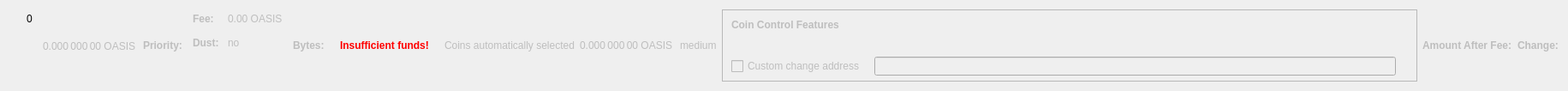
    <widget class="QWidget" name="dummyHideWidget" native="true">
     <property name="maximumSize">
      <size>
       <width>100</width>
       <height>22</height>
      </size>
     </property>
     <layout class="QHBoxLayout" name="dummyHideLayout">
      <item>
       <layout class="QFormLayout" name="formLayoutCoinControl1">
        <property name="horizontalSpacing">
         <number>10</number>
        </property>
        <property name="verticalSpacing">
         <number>14</number>
        </property>
        <property name="leftMargin">
         <number>10</number>
        </property>
        <property name="topMargin">
         <number>4</number>
        </property>
        <property name="rightMargin">
         <number>6</number>
        </property>
        <item row="0" column="1">
         <widget class="QLabel" name="labelCoinControlBytes">
          <property name="cursor">
           <cursorShape>IBeamCursor</cursorShape>
          </property>
          <property name="contextMenuPolicy">
           <enum>Qt::ActionsContextMenu</enum>
          </property>
          <property name="text">
           <string notr="true">0</string>
          </property>
          <property name="textInteractionFlags">
           <set>Qt::LinksAccessibleByMouse|Qt::TextSelectableByKeyboard|Qt::TextSelectableByMouse</set>
          </property>
         </widget>
        </item>
       </layout>
      </item>
      <item>
       <widget class="QLabel" name="labelCoinControlAfterFee">
        <property name="enabled">
         <bool>false</bool>
        </property>
        <property name="sizePolicy">
         <sizepolicy hsizetype="Fixed" vsizetype="Fixed">
          <horstretch>0</horstretch>
          <verstretch>0</verstretch>
         </sizepolicy>
        </property>
        <property name="minimumSize">
         <size>
          <width>111</width>
          <height>12</height>
         </size>
        </property>
        <property name="maximumSize">
         <size>
          <width>111</width>
          <height>12</height>
         </size>
        </property>
        <property name="cursor">
         <cursorShape>IBeamCursor</cursorShape>
        </property>
        <property name="contextMenuPolicy">
         <enum>Qt::ActionsContextMenu</enum>
        </property>
        <property name="text">
         <string notr="true">0.000 000 00 OASIS</string>
        </property>
        <property name="textInteractionFlags">
         <set>Qt::LinksAccessibleByMouse|Qt::TextSelectableByKeyboard|Qt::TextSelectableByMouse</set>
        </property>
       </widget>
      </item>
      <item>
       <widget class="QLabel" name="labelCoinControlPriorityText">
        <property name="enabled">
         <bool>false</bool>
        </property>
        <property name="font">
         <font>
          <weight>75</weight>
          <bold>true</bold>
         </font>
        </property>
        <property name="text">
         <string>Priority:</string>
        </property>
       </widget>
      </item>
      <item>
       <layout class="QHBoxLayout" name="horizontalLayout"/>
      </item>
      <item>
       <layout class="QFormLayout" name="formLayoutCoinControl3">
        <property name="horizontalSpacing">
         <number>10</number>
        </property>
        <property name="verticalSpacing">
         <number>14</number>
        </property>
        <property name="leftMargin">
         <number>6</number>
        </property>
        <property name="topMargin">
         <number>4</number>
        </property>
        <property name="rightMargin">
         <number>6</number>
        </property>
        <item row="0" column="0">
         <widget class="QLabel" name="labelCoinControlFeeText">
          <property name="enabled">
           <bool>false</bool>
          </property>
          <property name="font">
           <font>
            <weight>75</weight>
            <bold>true</bold>
           </font>
          </property>
          <property name="text">
           <string>Fee:</string>
          </property>
          <property name="margin">
           <number>0</number>
          </property>
         </widget>
        </item>
        <item row="0" column="1">
         <widget class="QLabel" name="labelCoinControlFee">
          <property name="enabled">
           <bool>false</bool>
          </property>
          <property name="cursor">
           <cursorShape>IBeamCursor</cursorShape>
          </property>
          <property name="contextMenuPolicy">
           <enum>Qt::ActionsContextMenu</enum>
          </property>
          <property name="text">
           <string notr="true">0.00 OASIS</string>
          </property>
          <property name="textInteractionFlags">
           <set>Qt::LinksAccessibleByMouse|Qt::TextSelectableByKeyboard|Qt::TextSelectableByMouse</set>
          </property>
         </widget>
        </item>
        <item row="1" column="0">
         <widget class="QLabel" name="labelCoinControlLowOutputText">
          <property name="enabled">
           <bool>false</bool>
          </property>
          <property name="font">
           <font>
            <weight>75</weight>
            <bold>true</bold>
           </font>
          </property>
          <property name="text">
           <string>Dust:</string>
          </property>
         </widget>
        </item>
        <item row="1" column="1">
         <widget class="QLabel" name="labelCoinControlLowOutput">
          <property name="enabled">
           <bool>false</bool>
          </property>
          <property name="cursor">
           <cursorShape>IBeamCursor</cursorShape>
          </property>
          <property name="contextMenuPolicy">
           <enum>Qt::ActionsContextMenu</enum>
          </property>
          <property name="text">
           <string>no</string>
          </property>
          <property name="textInteractionFlags">
           <set>Qt::LinksAccessibleByMouse|Qt::TextSelectableByKeyboard|Qt::TextSelectableByMouse</set>
          </property>
         </widget>
        </item>
       </layout>
      </item>
      <item>
       <widget class="QLabel" name="labelCoinControlBytesText">
        <property name="enabled">
         <bool>false</bool>
        </property>
        <property name="font">
         <font>
          <weight>75</weight>
          <bold>true</bold>
         </font>
        </property>
        <property name="text">
         <string>Bytes:</string>
        </property>
       </widget>
      </item>
      <item>
       <layout class="QFormLayout" name="formLayoutCoinControl2">
        <property name="horizontalSpacing">
         <number>10</number>
        </property>
        <property name="verticalSpacing">
         <number>14</number>
        </property>
        <property name="leftMargin">
         <number>6</number>
        </property>
        <property name="topMargin">
         <number>4</number>
        </property>
        <property name="rightMargin">
         <number>6</number>
        </property>
       </layout>
      </item>
      <item>
       <layout class="QHBoxLayout" name="horizontalLayoutCoinControl2">
        <property name="spacing">
         <number>8</number>
        </property>
        <property name="bottomMargin">
         <number>10</number>
        </property>
       </layout>
      </item>
      <item>
       <widget class="QLabel" name="labelCoinControlInsuffFunds">
        <property name="enabled">
         <bool>false</bool>
        </property>
        <property name="minimumSize">
         <size>
          <width>0</width>
          <height>0</height>
         </size>
        </property>
        <property name="font">
         <font>
          <weight>75</weight>
          <bold>true</bold>
         </font>
        </property>
        <property name="styleSheet">
         <string notr="true">color:red;font-weight:bold;</string>
        </property>
        <property name="text">
         <string>Insufficient funds!</string>
        </property>
        <property name="margin">
         <number>5</number>
        </property>
       </widget>
      </item>
      <item>
       <layout class="QFormLayout" name="formLayoutCoinControl4">
        <property name="horizontalSpacing">
         <number>10</number>
        </property>
        <property name="verticalSpacing">
         <number>14</number>
        </property>
        <property name="leftMargin">
         <number>6</number>
        </property>
        <property name="topMargin">
         <number>4</number>
        </property>
        <property name="rightMargin">
         <number>6</number>
        </property>
       </layout>
      </item>
      <item>
       <widget class="QLabel" name="labelCoinControlAutomaticallySelected">
        <property name="enabled">
         <bool>false</bool>
        </property>
        <property name="sizePolicy">
         <sizepolicy hsizetype="Fixed" vsizetype="Fixed">
          <horstretch>0</horstretch>
          <verstretch>0</verstretch>
         </sizepolicy>
        </property>
        <property name="minimumSize">
         <size>
          <width>0</width>
          <height>0</height>
         </size>
        </property>
        <property name="maximumSize">
         <size>
          <width>240</width>
          <height>16777215</height>
         </size>
        </property>
        <property name="text">
         <string>Coins automatically selected</string>
        </property>
        <property name="margin">
         <number>5</number>
        </property>
       </widget>
      </item>
      <item>
       <widget class="QLabel" name="labelCoinControlChange">
        <property name="enabled">
         <bool>false</bool>
        </property>
        <property name="sizePolicy">
         <sizepolicy hsizetype="Fixed" vsizetype="Fixed">
          <horstretch>0</horstretch>
          <verstretch>0</verstretch>
         </sizepolicy>
        </property>
        <property name="minimumSize">
         <size>
          <width>111</width>
          <height>0</height>
         </size>
        </property>
        <property name="maximumSize">
         <size>
          <width>111</width>
          <height>16777215</height>
         </size>
        </property>
        <property name="cursor">
         <cursorShape>IBeamCursor</cursorShape>
        </property>
        <property name="contextMenuPolicy">
         <enum>Qt::ActionsContextMenu</enum>
        </property>
        <property name="text">
         <string notr="true">0.000 000 00 OASIS</string>
        </property>
        <property name="textInteractionFlags">
         <set>Qt::LinksAccessibleByMouse|Qt::TextSelectableByKeyboard|Qt::TextSelectableByMouse</set>
        </property>
       </widget>
      </item>
      <item>
       <widget class="QLabel" name="labelCoinControlPriority">
        <property name="enabled">
         <bool>false</bool>
        </property>
        <property name="cursor">
         <cursorShape>IBeamCursor</cursorShape>
        </property>
        <property name="contextMenuPolicy">
         <enum>Qt::ActionsContextMenu</enum>
        </property>
        <property name="text">
         <string>medium</string>
        </property>
        <property name="textInteractionFlags">
         <set>Qt::LinksAccessibleByMouse|Qt::TextSelectableByKeyboard|Qt::TextSelectableByMouse</set>
        </property>
       </widget>
      </item>
      <item>
       <widget class="QFrame" name="frameCoinControl">
        <property name="sizePolicy">
         <sizepolicy hsizetype="Expanding" vsizetype="Expanding">
          <horstretch>0</horstretch>
          <verstretch>0</verstretch>
         </sizepolicy>
        </property>
        <property name="maximumSize">
         <size>
          <width>16777215</width>
          <height>16777215</height>
         </size>
        </property>
        <property name="frameShape">
         <enum>QFrame::StyledPanel</enum>
        </property>
        <property name="frameShadow">
         <enum>QFrame::Sunken</enum>
        </property>
        <layout class="QVBoxLayout" name="verticalLayoutCoinControl2_2">
         <property name="spacing">
          <number>0</number>
         </property>
         <property name="leftMargin">
          <number>0</number>
         </property>
         <property name="topMargin">
          <number>0</number>
         </property>
         <property name="rightMargin">
          <number>0</number>
         </property>
         <property name="bottomMargin">
          <number>6</number>
         </property>
         <item>
          <layout class="QVBoxLayout" name="verticalLayoutCoinControl" stretch="0,0,0,1">
           <property name="spacing">
            <number>0</number>
           </property>
           <property name="leftMargin">
            <number>10</number>
           </property>
           <property name="topMargin">
            <number>10</number>
           </property>
           <item>
            <layout class="QHBoxLayout" name="horizontalLayoutCoinControl1">
             <property name="bottomMargin">
              <number>15</number>
             </property>
             <item>
              <widget class="QLabel" name="labelCoinControlFeatures">
               <property name="enabled">
                <bool>false</bool>
               </property>
               <property name="sizePolicy">
                <sizepolicy hsizetype="Preferred" vsizetype="Maximum">
                 <horstretch>0</horstretch>
                 <verstretch>0</verstretch>
                </sizepolicy>
               </property>
               <property name="font">
                <font>
                 <weight>75</weight>
                 <bold>true</bold>
                </font>
               </property>
               <property name="styleSheet">
                <string notr="true">font-weight:bold;</string>
               </property>
               <property name="text">
                <string>Coin Control Features</string>
               </property>
              </widget>
             </item>
            </layout>
           </item>
           <item>
            <widget class="QWidget" name="widgetCoinControl" native="true">
             <property name="sizePolicy">
              <sizepolicy hsizetype="Preferred" vsizetype="Preferred">
               <horstretch>0</horstretch>
               <verstretch>0</verstretch>
              </sizepolicy>
             </property>
             <property name="minimumSize">
              <size>
               <width>0</width>
               <height>0</height>
              </size>
             </property>
             <property name="styleSheet">
              <string notr="true"/>
             </property>
             <layout class="QHBoxLayout" name="horizontalLayoutCoinControl5_2">
              <property name="leftMargin">
               <number>0</number>
              </property>
              <property name="topMargin">
               <number>0</number>
              </property>
              <property name="rightMargin">
               <number>0</number>
              </property>
              <property name="bottomMargin">
               <number>0</number>
              </property>
              <item>
               <layout class="QHBoxLayout" name="horizontalLayoutCoinControl3">
                <property name="spacing">
                 <number>20</number>
                </property>
                <property name="topMargin">
                 <number>0</number>
                </property>
                <property name="bottomMargin">
                 <number>10</number>
                </property>
               </layout>
              </item>
             </layout>
            </widget>
           </item>
           <item>
            <layout class="QHBoxLayout" name="horizontalLayoutCoinControl4" stretch="0,0,0">
             <property name="spacing">
              <number>12</number>
             </property>
             <property name="sizeConstraint">
              <enum>QLayout::SetDefaultConstraint</enum>
             </property>
             <property name="topMargin">
              <number>5</number>
             </property>
             <property name="rightMargin">
              <number>5</number>
             </property>
             <item>
              <widget class="QCheckBox" name="checkBoxCoinControlChange">
               <property name="enabled">
                <bool>false</bool>
               </property>
               <property name="toolTip">
                <string>If this is activated, but the change address is empty or invalid, change will be sent to a newly generated address.</string>
               </property>
               <property name="text">
                <string>Custom change address</string>
               </property>
              </widget>
             </item>
             <item>
              <widget class="QValidatedLineEdit" name="lineEditCoinControlChange">
               <property name="enabled">
                <bool>false</bool>
               </property>
               <property name="sizePolicy">
                <sizepolicy hsizetype="Expanding" vsizetype="Fixed">
                 <horstretch>0</horstretch>
                 <verstretch>0</verstretch>
                </sizepolicy>
               </property>
              </widget>
             </item>
             <item>
              <widget class="QLabel" name="labelCoinControlChangeLabel_2">
               <property name="sizePolicy">
                <sizepolicy hsizetype="Preferred" vsizetype="Expanding">
                 <horstretch>0</horstretch>
                 <verstretch>0</verstretch>
                </sizepolicy>
               </property>
               <property name="minimumSize">
                <size>
                 <width>0</width>
                 <height>0</height>
                </size>
               </property>
               <property name="text">
                <string/>
               </property>
               <property name="margin">
                <number>3</number>
               </property>
              </widget>
             </item>
            </layout>
           </item>
           <item>
            <spacer name="verticalSpacerCoinControl">
             <property name="orientation">
              <enum>Qt::Vertical</enum>
             </property>
             <property name="sizeHint" stdset="0">
              <size>
               <width>800</width>
               <height>1</height>
              </size>
             </property>
            </spacer>
           </item>
          </layout>
         </item>
        </layout>
       </widget>
      </item>
      <item>
       <widget class="QLabel" name="labelCoinControlAfterFeeText">
        <property name="enabled">
         <bool>false</bool>
        </property>
        <property name="minimumSize">
         <size>
          <width>0</width>
          <height>0</height>
         </size>
        </property>
        <property name="maximumSize">
         <size>
          <width>16777215</width>
          <height>16777215</height>
         </size>
        </property>
        <property name="font">
         <font>
          <weight>75</weight>
          <bold>true</bold>
         </font>
        </property>
        <property name="text">
         <string>Amount After Fee:</string>
        </property>
        <property name="alignment">
         <set>Qt::AlignLeading|Qt::AlignLeft|Qt::AlignVCenter</set>
        </property>
        <property name="margin">
         <number>0</number>
        </property>
       </widget>
      </item>
      <item>
       <widget class="QLabel" name="labelCoinControlChangeText">
        <property name="enabled">
         <bool>false</bool>
        </property>
        <property name="sizePolicy">
         <sizepolicy hsizetype="Preferred" vsizetype="Preferred">
          <horstretch>0</horstretch>
          <verstretch>0</verstretch>
         </sizepolicy>
        </property>
        <property name="minimumSize">
         <size>
          <width>0</width>
          <height>0</height>
         </size>
        </property>
        <property name="maximumSize">
         <size>
          <width>16777215</width>
          <height>16777215</height>
         </size>
        </property>
        <property name="font">
         <font>
          <weight>75</weight>
          <bold>true</bold>
         </font>
        </property>
        <property name="text">
         <string>Change:</string>
        </property>
        <property name="alignment">
         <set>Qt::AlignLeading|Qt::AlignLeft|Qt::AlignVCenter</set>
        </property>
       </widget>
      </item>
     </layout>
    </widget>
